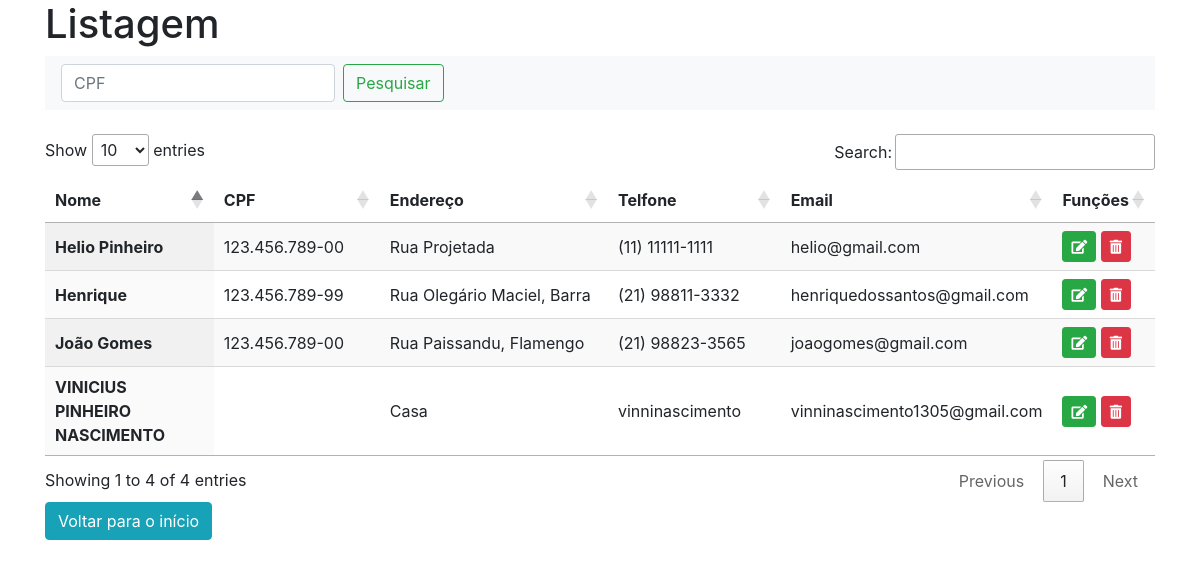
Screenshot of /pesquisa.php with the database file from the repository.
### tables this page shows
CREATE TABLE `pessoas` (
  `cod_pessoa` int(11) NOT NULL,
  `nome` varchar(50) NOT NULL,
  `cpf` varchar(14) NOT NULL,
  `endereco` varchar(70) NOT NULL,
  `telefone` varchar(15) NOT NULL,
  `email` varchar(70) NOT NULL
);

### pesquisa.php (the view, shortened to what this page needs)
<!doctype html>
<html lang="pt-br">
<head>
  <link rel="stylesheet" href="css/bootstrap.min.css">
  <link rel="stylesheet" href="https://use.fontawesome.com/releases/v5.15.4/css/all.css">
  <link rel="stylesheet" href="https://cdn.datatables.net/1.11.3/css/jquery.dataTables.min.css">
</head>
<body>
  <?php
  $pesquisa = $_POST['busca'] ?? '';
  include "conexao.php";
  $sql = "SELECT * FROM pessoas WHERE cpf LIKE '%$pesquisa%'";
  $dados = mysqli_query($conn, $sql);
  ?>
  <div class="container">
    <div class="row">
      <div class="col">
        <h1>Listagem</h1>
        <nav class="navbar navbar-light bg-light">
          <form class="form-inline" action="pesquisa.php" method="POST">
            <input class="form-control mr-sm-2" type="search" placeholder="CPF" aria-label="Search" name="busca" autofocus>
            <button class="btn btn-outline-success my-2 my-sm-0" type="submit">Pesquisar</button>
          </form>
        </nav>
        <br />
        <table id="example" class="display" style="width:100%">
          <thead>
            <tr>
              <th scope=" col">Nome</th>
              <th scope="col">CPF</th>
              <th scope="col">Endereço</th>
              <th scope="col">Telfone</th>
              <th scope="col">Email</th>
              <th scope="col">Funções</th>
            </tr>
          </thead>
          <tbody>
            <?php
            while ($linha =  mysqli_fetch_assoc($dados)) {
              $cod_pessoa = $linha['cod_pessoa'];
              $nome = $linha['nome'];
              $cpf = $linha['cpf'];
              $endereco = $linha['endereco'];
              $telefone = $linha['telefone'];
              $email = $linha['email'];
              echo "<tr>
                          <th scope='row' class='col-md-2'>$nome</th>
                           <td class='col-md-2'>$cpf</td>
                          <td class='col-md-3'>$endereco</td>
                          <td class='col-md-2'>$telefone</td>
                          <td class='col-md-2'>$email</td>
                          <td width=150px class='col-md-1'>
                              <a href='cadastro_edit.php?id=$cod_pessoa' class='btn btn-success btn-sm'><i class='fas fa-edit'></i></a>
                              <a href='#' class='btn btn-danger btn-sm' data-toggle='modal' data-target='#confirma'
                              onclick=" . '"' . "pegar_dados($cod_pessoa, '$nome')" . '"' . "><i class='fas fa-trash-alt'></i></a>
                          </td>
                      </tr>";
            }
            ?>
          </tbody>
        </table>
        <a href="index.php" class="btn btn-info">Voltar para o início</a>
      </div>
    </div>
  </div>
</body>
</html>

### rows the page displays
pessoas: nome "Henrique", cpf "123.456.789-99", endereco "Rua Olegário Maciel, Barra", telefone "(21) 98811-3332", email "henriquedossantos@gmail.com"
pessoas: nome "João Gomes", cpf "123.456.789-00", endereco "Rua Paissandu, Flamengo", telefone "(21) 98823-3565", email "joaogomes@gmail.com"
pessoas: nome "Helio Pinheiro", cpf "123.456.789-00", endereco "Rua Projetada", telefone "(11) 11111-1111", email "helio@gmail.com"
pessoas: nome "VINICIUS PINHEIRO NASCIMENTO", endereco "Casa", telefone "vinninascimento", email "vinninascimento1305@gmail.com"
